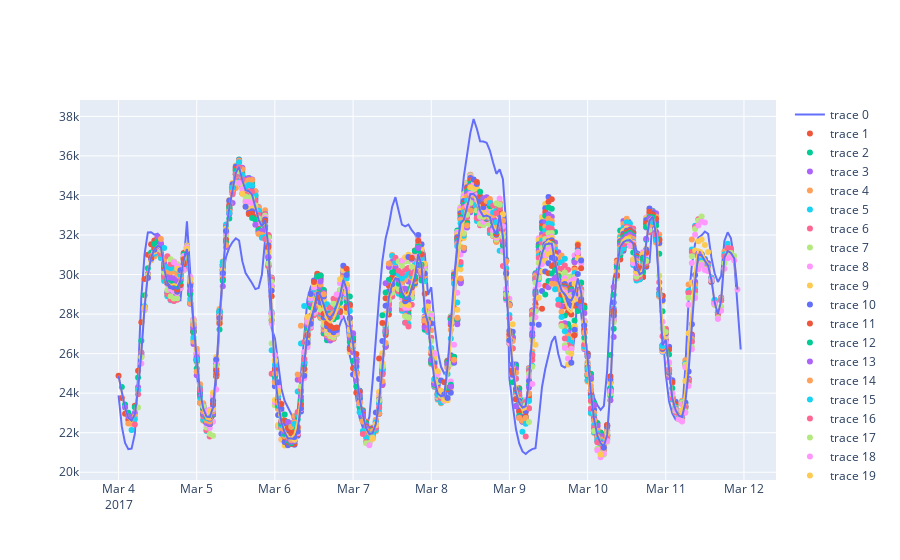

Notebook cell for this chart:
### Code cell
fig = go.Figure()
df_pred =pd.DataFrame(index=y_test_filtered2.index)
fig.add_trace(go.Scatter(x = y_test_filtered2.index,y=y_test_filtered2[feature]))
for i in range(len(data_x_test)):
    case_test = data_x_test[i].reshape((1,data_x_test[0].shape[0], data_x_test[0].shape[1]))
    Y_test_predictions = pd.Series(model_best_ED_LSTM.predict(case_test).flatten(),index=pd.date_range(start=idx_test[i],freq='h',periods=24))
    df_pred[f'pred_{i}'] = Y_test_predictions
    fig.add_trace(go.Scatter(x = Y_test_predictions.index,y=Y_test_predictions,mode='markers'))

df_pred['mean'] = df_pred.mean(axis=1)
df_pred['median'] = df_pred.median(axis=1)
fig.add_trace(go.Scatter(x = y_test_filtered2.index,y=df_pred['mean']))
fig.add_trace(go.Scatter(x = y_test_filtered2.index,y=df_pred['median']))
fig.show()
eval_df2  =create_eval_df(df_pred['mean'],y_test_filtered2)
